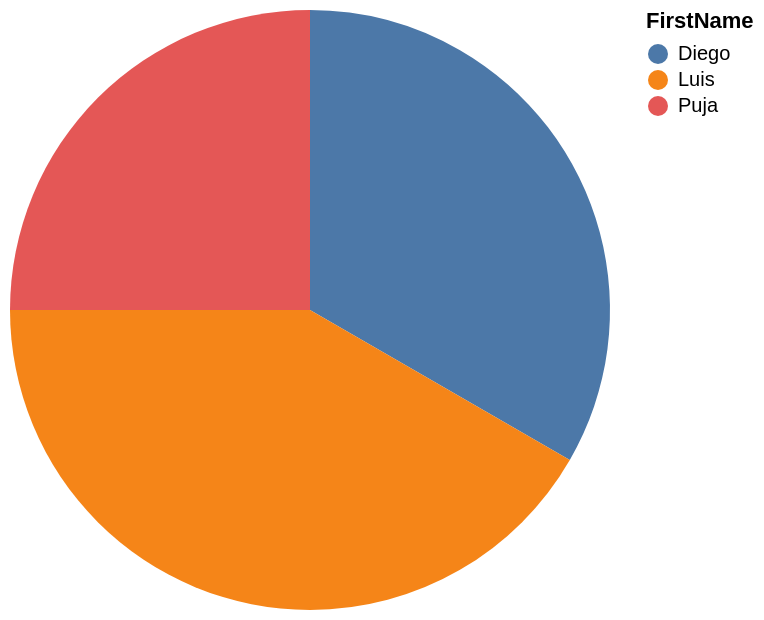

Vega-Lite specification stored for this chart:
### Vega-Lite specification from a JSON file in a GitHub repository (floating-point values rounded to 4 significant figures)
{"data": {"values": [{"x_data": "Puja", "y_data": 3}, {"x_data": "Diego", "y_data": 4}, {"x_data": "Luis", "y_data": 5}]}, "mark": "arc", "encoding": {"theta": {"field": "y_data", "type": "quantitative", "title": "SupportRepId"}, "color": {"field": "x_data", "type": "nominal", "title": "FirstName"}}}
